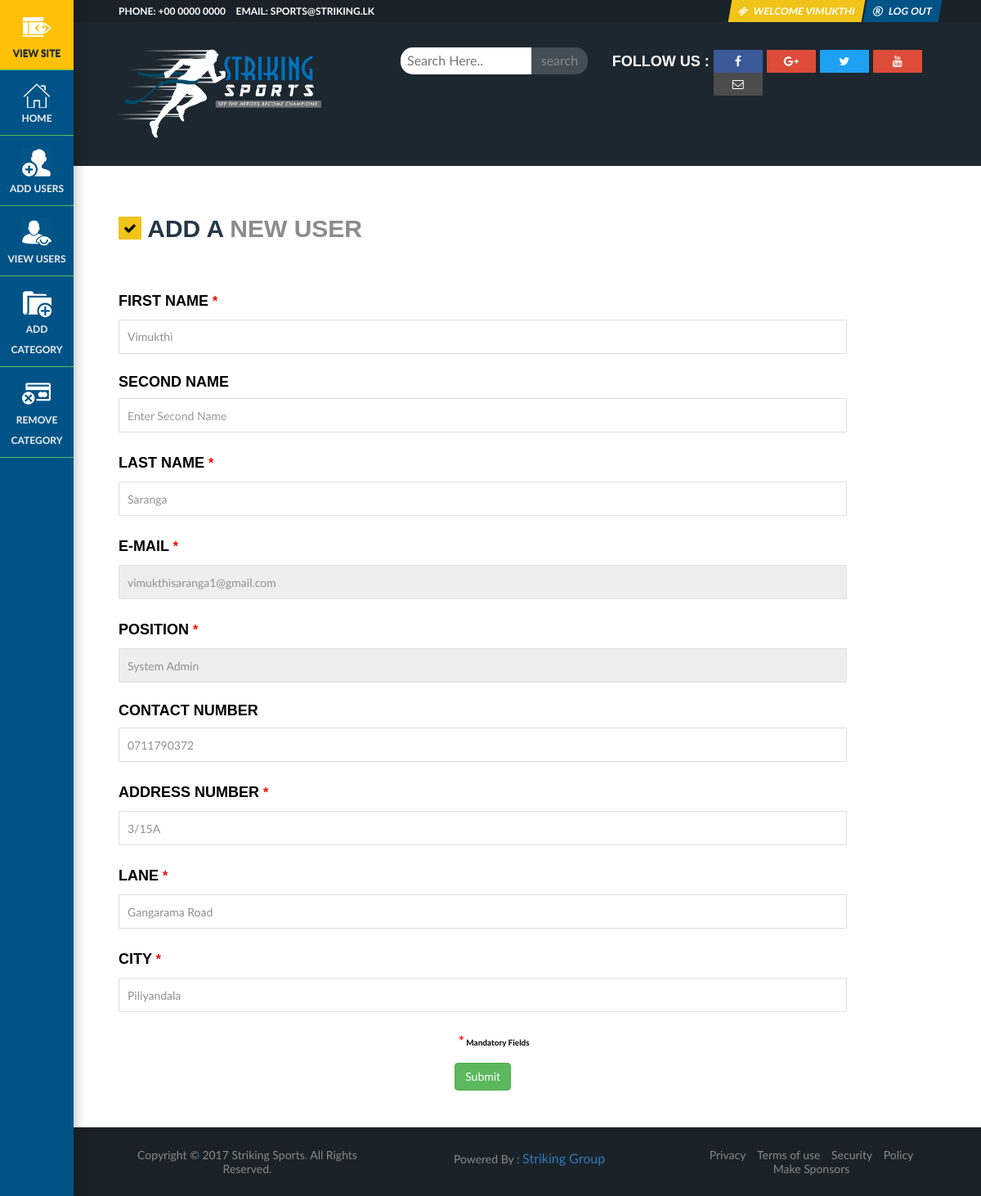
Page /StrikingSports/src/editStaff.php?id=vimukthisaranga1@gmail.com (signed in) on the committed database.
### tables this page shows
CREATE TABLE `staff` (
  `email` varchar(100) NOT NULL,
  `password` varchar(32) DEFAULT NULL,
  `previous_password` varchar(32) DEFAULT NULL,
  `registered_date_time` datetime DEFAULT NULL,
  `status` int(11) DEFAULT NULL,
  `login_attempt` int(11) DEFAULT NULL,
  `contact_no` varchar(10) DEFAULT NULL,
  `address_address_id` int(11) NOT NULL,
  `name_name_id` int(11) NOT NULL,
  `position` int(11) NOT NULL DEFAULT '1',
  PRIMARY KEY (`email`),
  UNIQUE KEY `email_UNIQUE` (`email`),
  KEY `fk_staff_address_idx` (`address_address_id`),
  KEY `fk_staff_name1_idx` (`name_name_id`),
  CONSTRAINT `fk_staff_address` FOREIGN KEY (`address_address_id`) REFERENCES `address` (`address_id`) ON DELETE NO ACTION ON UPDATE NO ACTION,
  CONSTRAINT `fk_staff_name1` FOREIGN KEY (`name_name_id`) REFERENCES `name` (`name_id`) ON DELETE NO ACTION ON UPDATE NO ACTION
);

CREATE TABLE `name` (
  `name_id` int(11) NOT NULL AUTO_INCREMENT,
  `first_name` varchar(20) NOT NULL,
  `second_name` varchar(20) DEFAULT NULL,
  `last_name` varchar(20) NOT NULL,
  PRIMARY KEY (`name_id`)
);

CREATE TABLE `address` (
  `address_id` int(11) NOT NULL AUTO_INCREMENT,
  `address_no` varchar(10) NOT NULL,
  `address_lane` varchar(40) NOT NULL,
  `address_city` varchar(30) NOT NULL,
  PRIMARY KEY (`address_id`)
);

### StrikingSports/src/editStaff.php (the view, shortened to what this page needs)
<?php
if(isset($_SESSION['position']) && $_SESSION['position']==0){
?>
<!DOCTYPE html>
<html lang="en">
<?php
include_once('../ssi/header.php');
include_once('../ssi/db.php');
if(isset($_GET['id']) && !empty($_GET['id'])){
?>
<body style="overflow:visible;">
    <?php
		include_once('../ssi/sideMenuAdmin.php');
		include_once('../ssi/topMenuStaff.php');
		include_once('../ssi/searchBar.php');
	?>
    <section>
        <div class="lp spe-bot-red-3">
            <div class="inn-title">
                <h2><i class="fa fa-check" aria-hidden="true"></i> Add A <span> New User</span></h2>
            </div>
            <div class="p-mf">
                <?php
				$email = trim(htmlspecialchars(mysqli_real_escape_string($con,$_GET['id'])));
				$getUser = "SELECT * FROM staff WHERE email='".$email."'";
				$resultGetUser = mysqli_query($con, $getUser);
				if(mysqli_num_rows($resultGetUser)!=0){
					while($rowUser = mysqli_fetch_array($resultGetUser)){
						$nameId = $rowUser['name_name_id'];
						$addressId = $rowUser['address_address_id'];
						$position = $rowUser['position'];
						if($position == 0){
							$position = "System Admin";
						} else if($position == 1){
							$position = "Editor";
						} else if($position == 2){
							$position = "Approver";
						}
						$contact = $rowUser['contact_no'];
						$getName = "SELECT * FROM NAME WHERE name_id='".$nameId."'";
						$resultGetName = mysqli_query($con, $getName);
						if(mysqli_num_rows($resultGetName) != 0){
							while($rowGetName = mysqli_fetch_array($resultGetName)){
								$eFName = $rowGetName['first_name'];
								$eSName = $rowGetName['second_name'];
								$eLName = $rowGetName['last_name'];
							}
						}
						$getAddress = "SELECT * FROM address WHERE address_id='".$addressId."'";
						$resultGetAddress = mysqli_query($con, $getAddress) or die();
						if(mysqli_num_rows($resultGetAddress) != 0){
							while($rowGetAddress = mysqli_fetch_array($resultGetAddress)){
								$eAno = $rowGetAddress['address_no'];
								$eALane = $rowGetAddress['address_lane'];
								$eACity = $rowGetAddress['address_city'];
							}
						}
						echo '<form method="post" action="controller/editStaffController.php" role="form" class="form-horizontal" enctype="multipart/form-data">
								<div class="form-group col-md-11">
									<h4>First Name <span style="color:rgb(255,0,0);">*</span></h4>
									<input type="text" id="fName" name="fName" value="'.$eFName.'" required class="form-control" pattern="^[a-zA-Z]+$" placeholder="Enter First Name" title="Should be letters only."/>
								</div>
								<div class="form-group col-md-11">
									<h4>Second Name </h4>
									<input type="text" id="sName" name="sName" value="'.$eSName.'" class="form-control" pattern="^[a-zA-Z]+$" placeholder="Enter Second Name" title="Should be letters only."/>
								</div>
								<div class="form-group col-md-11">
									<h4>Last Name <span style="color:rgb(255,0,0);">*</span></h4>
									<input type="text" id="lName" name="lName" required value="'.$eLName.'" class="form-control" pattern="^[a-zA-Z]+$" placeholder="Enter Last Name" title="Should be letters only."/>
								</div>
								<div class="form-group col-md-11">
									<h4>E-Mail <span style="color:rgb(255,0,0);">*</span></h4>
									<input type="email" id="email" name="email" required value="'.$email.'" class="form-control" readonly/>
								</div>
								<div class="form-group col-md-11">
									<h4>Position <span style="color:rgb(255,0,0);">*</span></h4>
									<input type="text" id="position" name="position" required value="'.$position.'" class="form-control" readonly />
								</div>
								<div class="form-group col-md-11">
									<h4>Contact Number </h4>
									<input type="text" id="contact" name="contact" value="'.$contact.'" class="form-control" pattern="^\d{10}$|^$" placeholder="Enter Contact Number" title="Should be a valid telephone number."/>
								</div>
								<div class="form-group col-md-11">
									<h4>Address Number <span style="color:rgb(255,0,0);">*</span></h4>
									<input type="text" id="aNo" name="aNo" class="form-control" value="'.$eAno.'" required pattern="^([0-9].*[\\/][a-zA-Z0-9]*)|([0-9].*)$" placeholder="Enter Address Number" title="Should be letters, numbers and comma only."/>
								</div>
								<div class="form-group col-md-11">
									<h4>Lane <span style="color:rgb(255,0,0);">*</span></h4>
									<input type="text" id="lane" name="lane" class="form-control" value="'.$eALane.'" required pattern="[a-zA-Z]+" placeholder="Enter Address Lane" title="Should be letters only."/>
								</div>
								<div class="form-group col-md-11">
									<h4>City <span style="color:rgb(255,0,0);">*</span></h4>
									<input type="text" id="city" name="city" class="form-control" required value="'.$eACity.'" pattern="[a-zA-Z]+" placeholder="Enter City" title="Should be letters only."/>
								</div>
								<div class="form-group" style="text-align:center;">
									<label style="text-align:center;" class="control-label col-md-11"><span style="color:rgb(255,0,0);">*</span> Mandatory Fields</label>
								</div>
								<div class="form-group col-md-11 text-center">
									<input type="submit" name="submit" id="submit" class="btn btn-success" value="Submit">
								</div>
							</form>';
					}
				} else {
					header('Location:../viewUsers.php');
				}
				?>
            </div>
        </div>
    </section>
    <?php
		include_once('../ssi/copyRights.php');
	?>
</body>
</html>
<?php
} else {
	header('Location:../404.php');
}
} else {
	header('Location:../404.php');
}
?>

### rows in the picture
staff: fName "Vimukthi", lName "Saranga", position "System Admin", contact "0711790372", aNo "3/15A", lane "Gangarama Road", city "Piliyandala"

### other values in the picture
$_SESSION['first_name'] "VIMUKTHI"
$year['year'] "2017"
